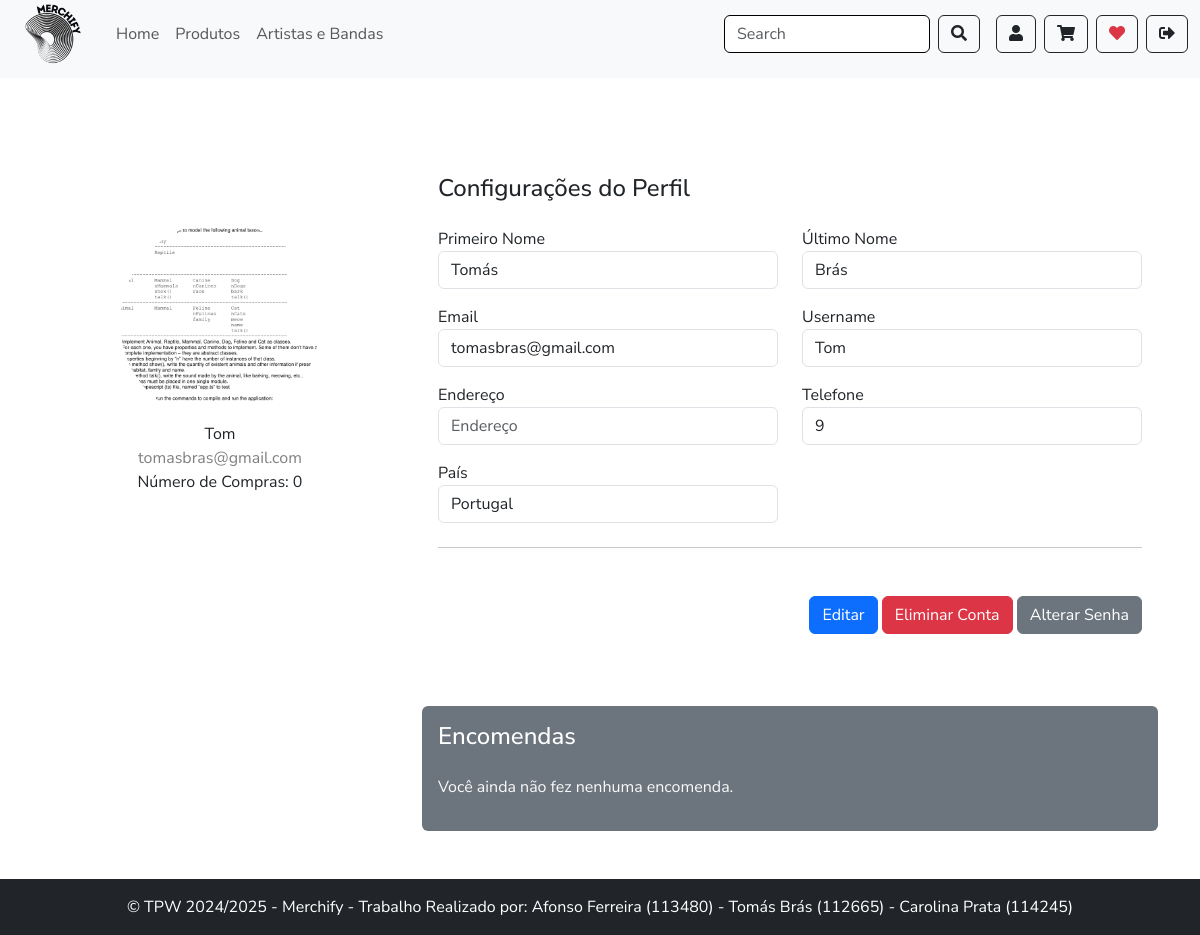
Before: /account/profile (signed in) with the older database file.
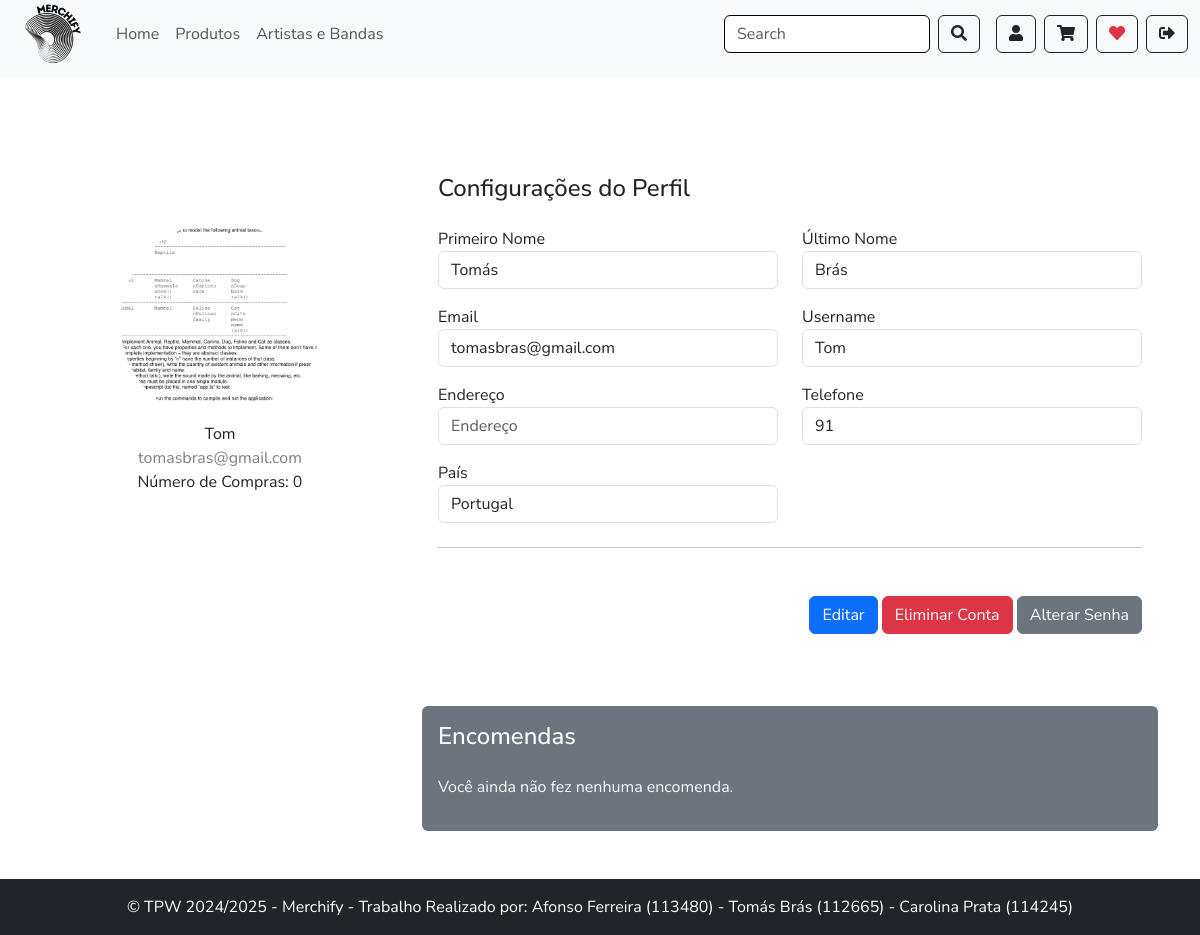
After: the same page with the newer database file.
### app/models.py (models this page shows, shortened)
class User(AbstractUser):
    USER_TYPES = (
        ('individual', 'Individual'),
        ('company', 'Company'),
        ('admin', 'Admin')
    )
    firstname = models.CharField(max_length=50, blank=True, null=True)
    lastname = models.CharField(max_length=50, blank=True, null=True)
    user_type = models.CharField(max_length=10, choices=USER_TYPES, default='individual')
    number_of_purchases = models.IntegerField(default=0)
    address = models.CharField(max_length=50, blank=True, null=True)
    email = models.EmailField(max_length=50, unique=True, blank=True, null=True)
    phone = models.CharField(max_length=50, blank=True, unique=True)
    country = models.CharField(max_length=50, blank=True, null=True)
    image = models.ImageField(upload_to='profile_pics/', blank=True, null=True)
    company = models.ForeignKey(Company, on_delete=models.SET_NULL, blank=True, null=True)

### app/views.py (the view, shortened to what this page needs)
# urls.py: path("account/profile", views.profile, name="profile"),
@login_required(login_url='/login')
def profile(request):
    user = request.user
    if request.method == 'GET':
        logger.debug("Método GET acionado, carregando formulário.")
        image_form = UploadUserProfilePicture()
        profile_form = UpdateProfile(initial={
            'name': user.first_name,
            'surname': user.last_name,
            'email': user.email,
            'username': user.username,
            'address': user.address,
            'phone': user.phone,
            'country': user.country
        })
        password_form = UpdatePassword()
        purchases = Purchase.objects.filter(user=user)
        return render(request, 'profile.html', {
            'user': user,
            'image_form': image_form,
            'profile_form': profile_form,
            'password_form': password_form,
            'number_of_purchases': purchases.count(),
            'purchases': purchases,
        })

### app/forms.py (shortened to what this page needs)
class UploadUserProfilePicture(forms.Form):
    image = forms.ImageField(widget=forms.FileInput(attrs={'class': 'form-control',
                                                           'id': 'image',
                                                             'name': 'image',
                                                             'accept': 'image/*'}))

class UpdateProfile(forms.Form):
    username = forms.CharField(max_length=100, required=True)
    email = forms.EmailField(max_length=100, help_text='Required. Inform a valid email address.')
    address = forms.CharField(max_length=50, required=False)
    phone = forms.CharField(max_length=50, required=False)
    country = forms.CharField(max_length=50, required=False)
    image = forms.ImageField(widget=forms.FileInput(attrs={'class': 'form-control',
                                                           'id': 'image',
                                                             'name': 'image',
                                                             'accept': 'image/*'}))

### app/templates/profile.html (shortened to what the changed rows need)
{% extends "layout.html" %}
{% load static %}
{% block content %}
<div class="container rounded bg-white mt-5 mb-5">
    <div class="row">
        <div class="col-md-4 border-right" style="max-height: 500px; overflow-y: auto;">
            <div class="d-flex flex-column align-items-center text-center p-3 py-5">
                {% if user.image %}
                    <img class="profile-picture rounded-circle mt-5" width="200px" height="200px" src="{{ user.image.url }}" style="object-fit: cover;">
                {% else %}
                    <img class="rounded-circle mt-5" width="200px" src="https://st3.depositphotos.com/15648834/17930/v/600/depositphotos_179308454-stock-illustration-unknown-person-silhouette-glasses-profile.jpg">
                {% endif %}
                <span class="font-weight-bold">{{ user.username }}</span>
                <span class="text-black-50">{{ user.email }}</span>
                <span>Número de Compras: {{ number_of_purchases }}</span>
            </div>
        </div>
        <div class="col-md-8">
            <div class="p-3 py-5">
                <form method="POST" enctype="multipart/form-data">
                    <div class="row mt-2">
                        <div class="col-md-6">
                            <label class="labels">Primeiro Nome</label>
                            <input type="text" class="form-control" name="name" placeholder="Primeiro Nome" value="{{ user.first_name }}" readonly>
                        </div>
                        <div class="col-md-6">
                            <label class="labels">Último Nome</label>
                            <input type="text" class="form-control" name="surname" value="{{ user.last_name }}" placeholder="Último Nome" readonly>
                        </div>
                    </div>
                    <div class="row mt-3">
                        <div class="col-md-6">
                            <label class="labels">Email</label>
                            <input type="text" class="form-control" name="email" placeholder="Email" value="{{ user.email }}" readonly>
                        </div>
                        <div class="col-md-6">
                            <label class="labels">Username</label>
                            <input type="text" class="form-control" name="username" value="{{ user.username }}" placeholder="Username" readonly>
                        </div>
                    </div>
                    <div class="row mt-3">
                        <div class="col-md-6">
                            <label class="labels">Telefone</label>
                            <input type="text" class="form-control" name="phone" value="{{ user.phone }}" placeholder="Telefone" readonly>
                        </div>
                    </div>
                    <div class="row mt-3">
                        <div class="col-md-6">
                            <label class="labels">País</label>
                            <input type="text" class="form-control" name="country" placeholder="País" value="{{ user.country }}" readonly>
                        </div>
                    </div>
                </form>
            </div>
        </div>
    </div>
</div>
{% endblock %}

Changed rows visible on the page:
changed User "Tom": phone "9" → "91"
